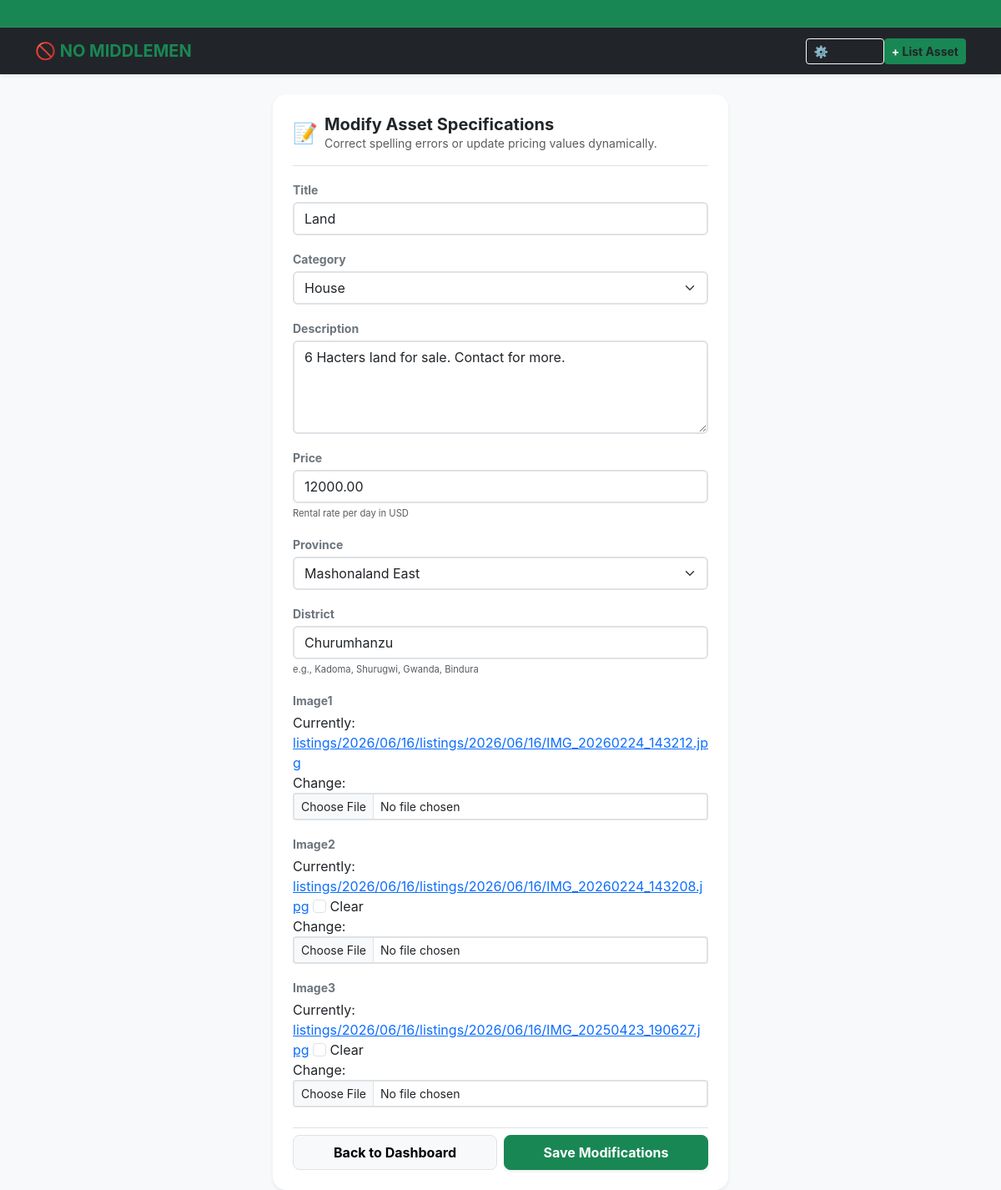
Screenshot of /asset/6/edit/ (signed in) with the database file from the repository.
### listings/models.py (models this page shows, shortened)
class Listing(models.Model):
    CATEGORY_CHOICES = [
        ('Property', (
            ('house', 'House'),
            ('flat', 'Apartment / Flat'),
            ('room', 'Room'),
            ('cottage', 'Cottage'),
            ('office', 'Office Room'),
            ('shop_prop', 'Retail Shop Space'),
            ('warehouse', 'Warehouse'),
            ('conf_hall', 'Conference Hall'),
            ('event_venue', 'Event Venue'),
            ('ind_building', 'Industrial Building'),
            ('comm_stand', 'Commercial Stand'),
            ('res_stand', 'Residential Stand'),
            ('land_plot', 'Land / Agricultural Plot'),
            ('student_accom', 'Student Accommodation'),
        )),
        ('Vehicle', (
            ('car', 'Car'),
            ('truck', 'Truck'),
            ('bus', 'Bus'),
            ('minibus', 'Minibus'),
            ('motorcycle', 'Motorcycle'),
            ('bicycle', 'Bicycle'),
            ('tractor_veh', 'Tractor (Transport)'),
            ('tipper', 'Tipper Truck'),
            ('fuel_tanker', 'Fuel Tanker'),
            ('van', 'Van'),
            ('ambulance', 'Ambulance'),
            ('luxury_veh', 'Luxury Vehicle'),
            ('caravan', 'Caravan'),
            ('const_veh', 'Construction Vehicle'),
        )),
        ('Mining Equipment', (
            ('excavator', 'Excavator'),
            ('bulldozer', 'Bulldozer'),
            ('compressor', 'Air Compressor'),
            ('generator_min', 'Heavy Generator'),
            ('jack_hammer', 'Jack Hammer'),
            ('drill_rig', 'Drill Rig'),
            ('water_pump_min', 'High-Volume Water Pump'),
            ('crusher', 'Mill Crusher / Concentrator'),
            ('loader', 'Front Loader'),
            ('dump_truck', 'Mining Dump Truck'),
            ('conveyor', 'Conveyor System'),
            ('detector', 'Metal Detector'),
            ('safety_gear', 'Mining Safety Equipment'),
            ('survey_equip', 'Surveying Equipment'),
        )),
        ('Farming Equipment', (
            ('tractor_farm', 'Farm Tractor'),
            ('plough', 'Plough'),
            ('harrow', 'Disc Harrow'),
            ('planter', 'Planter / Seed Drill'),
            ('boom_sprayer', 'Boom Sprayer'),
            ('irrigation', 'Irrigation System Layout'),
            ('water_pump_farm', 'Farm Water Pump'),
            ('cultivator', 'Cultivator'),
            ('harvester', 'Harvester Machine'),
            ('baler', 'Hay Baler'),
            ('feed_mixer', 'Feed Mixer'),
            ('livestock_trail', 'Livestock Trailer'),
            ('poultry_equip', 'Poultry Equipment'),
            ('greenhouse', 'Greenhouse Structure'),
        )),
        ('Commerce & Business', (
            ('pos_machine', 'Point of Sale (POS) Machine'),
            ('cash_register', 'Cash Register'),
            ('comm_fridge', 'Commercial Refrigerator'),
            ('display_shelf', 'Display Shelves'),
            ('office_furn', 'Office Furniture'),
            ('comm_computer', 'Business Computer Set'),
            ('comm_printer', 'Enterprise Printer/Copier'),
            ('projector_biz', 'Business Projector'),
            ('internet_equip', 'Network Routers / Starlink'),
        )),
        ('Fishing', (
            ('fish_boat', 'Fishing Boat'),
            ('canoe', 'Canoe'),
            ('fish_net', 'Fishing Net'),
            ('fish_rod', 'Fishing Rod / Gear'),
            ('fish_trap', 'Fish Trap'),
            ('outboard_engine', 'Outboard Engine'),
            ('fish_tank', 'Fish Tank'),
            ('ice_box', 'Commercial Ice Box'),
            ('feed_equip', 'Fish Feed Equipment'),
            ('life_jacket', 'Safety Jacket'),
        )),
        ('Tourism & Hospitality', (
            ('lodge_prop', 'Safari Lodge Room'),
            ('holiday_home', 'Holiday Home'),
            ('campsite', 'Campsite Plot'),
            ('safari_veh', 'Safari Open Vehicle'),
            ('tour_camping_gear', 'Camping / Tour Equipment'),
        )),
        ('General Equipment', (
            ('welding_machine', 'Welding Machine'),
            ('concrete_mixer', 'Concrete Mixer'),
            ('ladder', 'Industrial Ladder'),
            ('power_tools', 'Power Tools (Drills, Saws)'),
            ('solar_system', 'Solar Power System / Batteries'),
            ('cleaning_equip', 'Industrial Cleaning Equipment'),
        )),
        ('Information Technology', (
            ('laptop', 'Laptop Computer'),
            ('desktop', 'Desktop Computer Set'),
            ('server', 'Server Rack Unit'),
            ('starlink_kit', 'Starlink Terminal Kit'),
            ('cctv_system', 'CCTV Security System'),
            ('drone', 'Drone / Quadcopter'),
            ('smart_phone', 'Smart Phone / Tablet'),
        )),
        ('Events & Entertainment', (
            ('pa_system', 'Public Address (PA) System'),
            ('speakers', 'Audio Speakers'),
            ('microphones', 'Microphones / Wireless Gear'),
            ('dj_equipment', 'DJ Decks & Mixers'),
            ('stage_equip', 'Stage Rigging & Lighting'),
            ('event_furniture', 'Tents, Chairs & Tables'),
            ('led_screens', 'LED Display Screens'),
            ('camera_gear', 'Video / Live Streaming Camera'),
        )),
        ('Other', (
            ('other_asset', 'Other (Unlisted Asset - Describe fully below)'),
        ))
    ]
    PROVINCE_CHOICES = [
        ('harare', 'Harare'),
        ('bulawayo', 'Bulawayo'),
        ('manicaland', 'Manicaland'),
        ('mash_central', 'Mashonaland Central'),
        ('mash_east', 'Mashonaland East'),
        ('mash_west', 'Mashonaland West'),
        ('masvingo', 'Masvingo'),
        ('mat_north', 'Matabeleland North'),
        ('mat_south', 'Matabeleland South'),
        ('midlands', 'Midlands'),
    ]
    TIER_CHOICES = [
        ('standard', 'Standard Listing'),
        ('featured', 'Featured Boost (Pinned To Top)'),
    ]
    owner = models.ForeignKey(
        settings.AUTH_USER_MODEL,
        on_delete=models.CASCADE,
        related_name='listings'
    )
    title = models.CharField(max_length=100)
    category = models.CharField(max_length=50, choices=CATEGORY_CHOICES, default='other_asset')
    description = models.TextField(max_length=1000)
    price = models.DecimalField(max_digits=10, decimal_places=2, help_text="Rental rate per day in USD")
    province = models.CharField(max_length=20, choices=PROVINCE_CHOICES)
    district = models.CharField(max_length=50, help_text="e.g., Kadoma, Shurugwi, Gwanda, Bindura")
    image1 = models.ImageField(upload_to='listings/%Y/%m/%d/')
    image2 = models.ImageField(upload_to='listings/%Y/%m/%d/', blank=True, null=True)
    image3 = models.ImageField(upload_to='listings/%Y/%m/%d/', blank=True, null=True)
    is_paid = models.BooleanField(default=False)
    is_active = models.BooleanField(default=False) # Only True after payment verification & admin approval
    market_tier = models.CharField(max_length=15, choices=TIER_CHOICES, default='standard')
    created_at = models.DateTimeField(auto_now_add=True)
    updated_at = models.DateTimeField(auto_now=True)
    class Meta:
        ordering = ['-market_tier', '-created_at'] # Automatically floats Featured posts to the top engine

### listings/views.py (the view)
# urls.py: path('asset/<int:listing_id>/edit/', views.edit_listing_view, name='edit_listing'),
@login_required
def edit_listing_view(request, listing_id):
    listing = get_object_or_404(Listing, id=listing_id, owner=request.user)
    if request.method == 'POST':
        form = ListingForm(request.POST, request.FILES, instance=listing)
        if form.is_valid():
            form.save()
            messages.success(request, f"'{listing.title}' has been successfully updated.")
            return redirect('dashboard:index')
    else:
        form = ListingForm(instance=listing)
    return render(request, 'listings/edit_listing.html', {'form': form, 'listing': listing})

### listings/forms.py
class ListingForm(forms.ModelForm):
    class Meta:
        model = Listing
        fields = [
            'title', 'category', 'description', 'price',
            'province', 'district', 'image1', 'image2', 'image3'
        ]
    def __init__(self, *args, **kwargs):
        super().__init__(*args, **kwargs)
        for field_name, field in self.fields.items():
            if field_name in ['category', 'province']:
                field.widget.attrs.update({'class': 'form-select form-select-md border-2'})
            elif field_name in ['image1', 'image2', 'image3']:
                field.widget.attrs.update({'class': 'form-control form-control-sm border-dashed'})
            else:
                field.widget.attrs.update({'class': 'form-control border-2'})
        self.fields['title'].widget.attrs.update({'placeholder': 'e.g., 3-Phase Gold Ball Mill'})
        self.fields['district'].widget.attrs.update({'placeholder': 'e.g., Kadoma, Shurugwi, Gwanda'})
        self.fields['description'].widget.attrs.update({
            'placeholder': 'Specify terms, capacity, runtime hours, and inclusion criteria...',
            'rows': 4
        })

### listings/templates/listings/edit_listing.html (shortened to what this page needs)
{% extends 'base.html' %}
{% block content %}
<div class="row justify-content-center mt-2">
    <div class="col-12 col-md-8 col-lg-6">
        <div class="card shadow-sm border-0 p-4 rounded-4 bg-white">
            <div class="d-flex align-items-center gap-2 mb-3 border-bottom pb-3">
                <span class="fs-4">📝</span>
                <div>
                    <h5 class="fw-bold mb-0">Modify Asset Specifications</h5>
                    <p class="text-muted small mb-0">Correct spelling errors or update pricing values dynamically.</p>
                </div>
            </div>
            <form method="POST" enctype="multipart/form-data" action="{% url 'listings:edit_listing' listing.id %}">
                {% for field in form %}
                    <div class="mb-3">
                        <label class="form-label small fw-bold text-secondary mb-1">{{ field.label }}</label>
                        <div class="input-group-container">
                            {{ field }}
                        </div>
                        {% if field.help_text %}
                            <div class="form-text text-muted small" style="font-size: 0.7rem;">{{ field.help_text }}</div>
                        {% endif %}
                    </div>
                {% endfor %}
                <div class="d-flex gap-2 mt-4 pt-2 border-top">
                    <a href="{% url 'dashboard:index' %}" class="btn btn-light border w-50 fw-bold py-2 rounded-3 text-decoration-none text-center">
                        Back to Dashboard
                    </a>
                    <button type="submit" class="btn btn-success w-50 fw-bold py-2 rounded-3 shadow-sm">
                        Save Modifications
                    </button>
                </div>
            </form>
        </div>
    </div>
</div>
{% endblock %}

### listings/templates/base.html (style rules this page uses)
[data-theme="light"] { --bg-main: #f8f9fa; --text-main: #212529; --card-bg: #ffffff; --border-line: #dee2e6; --input-bg: #ffffff; --input-text: #212529; --accordion-btn-bg: #ffffff; }
body { background-color: var(--bg-main) !important; color: var(--text-main) !important; font-family: -apple-system, BlinkMacSystemFont, "Segoe UI", Roboto, sans-serif; transition: background 0.2s ease, color 0.2s ease; }
.card, .modal-content, .accordion-item, .list-group-item { background-color: var(--card-bg) !important; color: var(--text-main) !important; border-color: var(--border-line) !important; }
p, span, label, h1, h2, h3, h4, h5, h6, td, th { color: var(--text-main) !important; transition: color 0.2s ease; }
.form-control, .form-select, .form-select option { background-color: var(--input-bg) !important; color: var(--input-text) !important; border-color: var(--border-line) !important; }

### rows the page displays
Listing: form "Land" "House" "6 Hacters land for sale. Contact for more." "12000.00" "Mashonaland East" "Churumhanzu"

### other values shown
{{ TEXT.list_asset }} "List Asset"
{{ field.label }} "Title" "Category" "Description" "Price" "Province" "District" "Image1" "Image2" "Image3"
{{ field.help_text }} "Rental rate per day in USD" "e.g., Kadoma, Shurugwi, Gwanda, Bindura"
